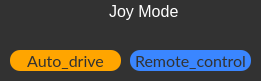
         <widget class="QGroupBox" name="groupBox_5">
          <property name="geometry">
           <rect>
            <x>1090</x>
            <y>710</y>
            <width>261</width>
            <height>81</height>
           </rect>
          </property>
          <property name="font">
           <font>
            <pointsize>12</pointsize>
           </font>
          </property>
          <property name="styleSheet">
           <string notr="true">color:white;
	background-color: rgb(50,50,50);
	border-radius: 20px;
</string>
          </property>
          <property name="title">
           <string>                        Joy Mode</string>
          </property>
          <property name="alignment">
           <set>Qt::AlignLeading|Qt::AlignLeft|Qt::AlignVCenter</set>
          </property>
          <widget class="QLabel" name="state_label_8">
           <property name="geometry">
            <rect>
             <x>40</x>
             <y>20</y>
             <width>31</width>
             <height>21</height>
            </rect>
           </property>
           <property name="text">
            <string/>
           </property>
          </widget>
          <widget class="QLabel" name="state_label_9">
           <property name="geometry">
            <rect>
             <x>180</x>
             <y>20</y>
             <width>31</width>
             <height>21</height>
            </rect>
           </property>
           <property name="text">
            <string/>
           </property>
          </widget>
          <widget class="QPushButton" name="Button_Remote_control_Mode">
           <property name="geometry">
            <rect>
             <x>130</x>
             <y>50</y>
             <width>121</width>
             <height>21</height>
            </rect>
           </property>
           <property name="font">
            <font>
             <family>Lato</family>
             <pointsize>12</pointsize>
            </font>
           </property>
           <property name="styleSheet">
            <string notr="true">color:rgb(50,50,50);
	background-color: rgb(58, 134, 255);
	border-radius: 10px;</string>
           </property>
           <property name="text">
            <string>Remote_control</string>
           </property>
          </widget>
          <widget class="QPushButton" name="Button_Auto_drive_Mode">
           <property name="geometry">
            <rect>
             <x>10</x>
             <y>50</y>
             <width>111</width>
             <height>21</height>
            </rect>
           </property>
           <property name="font">
            <font>
             <family>Lato</family>
             <pointsize>12</pointsize>
            </font>
           </property>
           <property name="styleSheet">
            <string notr="true">color:rgb(50,50,50);
	background-color: orange;
	border-radius: 10px;</string>
           </property>
           <property name="text">
            <string>Auto_drive</string>
           </property>
          </widget>
         </widget>
